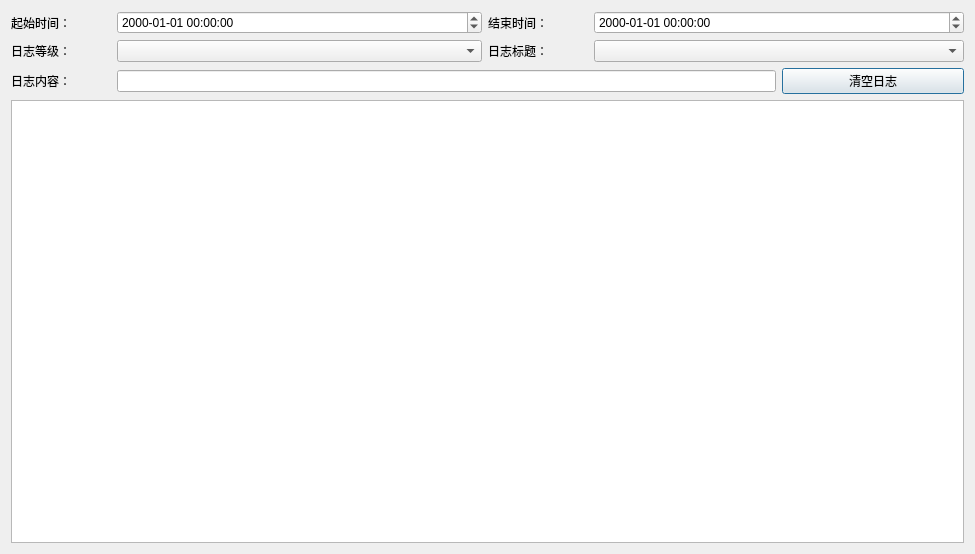
<?xml version="1.0" encoding="UTF-8"?>
<ui version="4.0">
 <class>RunLogQueryDialog</class>
 <widget class="QDialog" name="RunLogQueryDialog">
  <property name="geometry">
   <rect>
    <x>0</x>
    <y>0</y>
    <width>975</width>
    <height>554</height>
   </rect>
  </property>
  <property name="windowTitle">
   <string>日志查询</string>
  </property>
  <layout class="QVBoxLayout" name="verticalLayout">
   <item>
    <layout class="QGridLayout" name="gridLayout">
     <item row="1" column="3">
      <widget class="QLabel" name="label_4">
       <property name="maximumSize">
        <size>
         <width>100</width>
         <height>16777215</height>
        </size>
       </property>
       <property name="text">
        <string>日志标题：</string>
       </property>
      </widget>
     </item>
     <item row="0" column="0">
      <widget class="QLabel" name="label">
       <property name="maximumSize">
        <size>
         <width>100</width>
         <height>16777215</height>
        </size>
       </property>
       <property name="text">
        <string>起始时间：</string>
       </property>
      </widget>
     </item>
     <item row="2" column="0">
      <widget class="QLabel" name="label_5">
       <property name="maximumSize">
        <size>
         <width>100</width>
         <height>16777215</height>
        </size>
       </property>
       <property name="text">
        <string>日志内容：</string>
       </property>
      </widget>
     </item>
     <item row="1" column="4" colspan="2">
      <widget class="QComboBox" name="comboBox_logTopic"/>
     </item>
     <item row="0" column="4" colspan="2">
      <widget class="QDateTimeEdit" name="dateTimeEdit_end">
       <property name="displayFormat">
        <string>yyyy-MM-dd HH:mm:ss</string>
       </property>
      </widget>
     </item>
     <item row="2" column="5">
      <widget class="QPushButton" name="pushButton_clear">
       <property name="text">
        <string>清空日志</string>
       </property>
      </widget>
     </item>
     <item row="1" column="0">
      <widget class="QLabel" name="label_3">
       <property name="maximumSize">
        <size>
         <width>100</width>
         <height>16777215</height>
        </size>
       </property>
       <property name="text">
        <string>日志等级：</string>
       </property>
      </widget>
     </item>
     <item row="0" column="3">
      <widget class="QLabel" name="label_2">
       <property name="maximumSize">
        <size>
         <width>100</width>
         <height>16777215</height>
        </size>
       </property>
       <property name="text">
        <string>结束时间：</string>
       </property>
      </widget>
     </item>
     <item row="2" column="1" colspan="4">
      <widget class="FilterWidget" name="lineEdit_logContent">
       <property name="clearButtonEnabled">
        <bool>true</bool>
       </property>
      </widget>
     </item>
     <item row="1" column="1" colspan="2">
      <widget class="CheckableComboBox" name="comboBox_logLevel"/>
     </item>
     <item row="0" column="1" colspan="2">
      <widget class="QDateTimeEdit" name="dateTimeEdit_begin">
       <property name="displayFormat">
        <string>yyyy-MM-dd HH:mm:ss</string>
       </property>
      </widget>
     </item>
    </layout>
   </item>
   <item>
    <widget class="QTableView" name="tableView">
     <property name="alternatingRowColors">
      <bool>true</bool>
     </property>
     <property name="selectionBehavior">
      <enum>QAbstractItemView::SelectRows</enum>
     </property>
     <attribute name="horizontalHeaderStretchLastSection">
      <bool>true</bool>
     </attribute>
     <attribute name="verticalHeaderVisible">
      <bool>false</bool>
     </attribute>
    </widget>
   </item>
  </layout>
 </widget>
 <customwidgets>
  <customwidget>
   <class>FilterWidget</class>
   <extends>QLineEdit</extends>
   <header>filterwidget.h</header>
  </customwidget>
  <customwidget>
   <class>CheckableComboBox</class>
   <extends>QComboBox</extends>
   <header>checkablecombobox.h</header>
  </customwidget>
 </customwidgets>
 <resources/>
 <connections/>
</ui>
